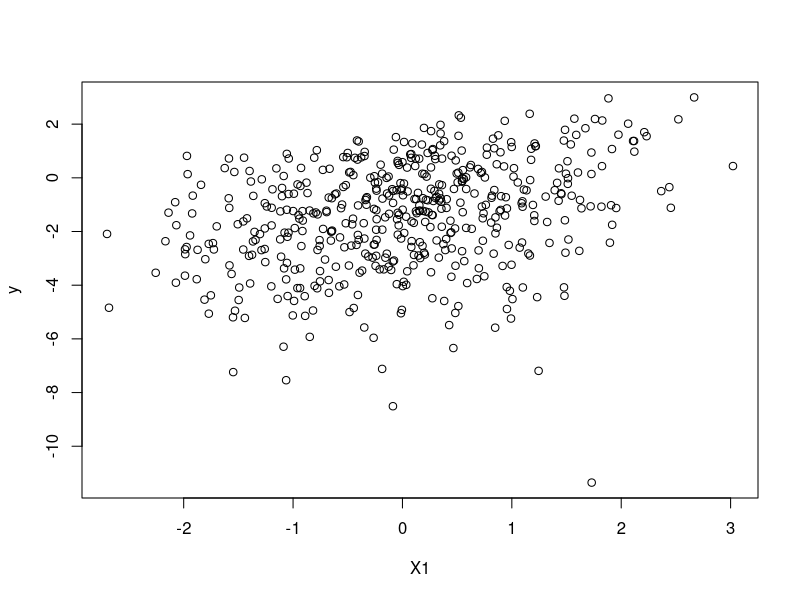
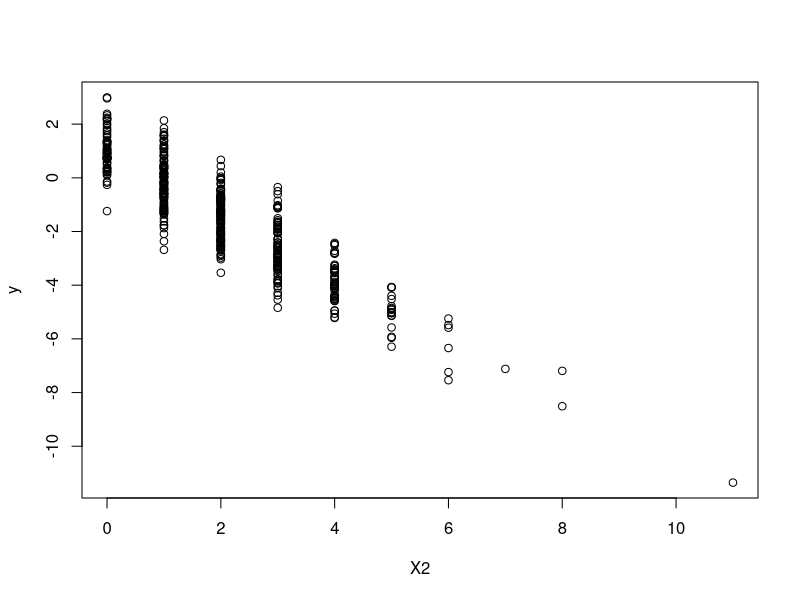

Recreate these plots in R, in order.
#' Nous allons montrer que la méthode des MCO fonctionne bien lorsque les hypothèses sont vérifiées
#' Pour ce faire, nous allons nous mettre dans un contexte théorique.
#' Nous n'allons pas utiliser des données réelles. Mais nous allons les simuler.
#' En simulant les données, nous avons la posibilité de définir nous-même la
#' valeur des coefficients beta et sigma.
#' Ensuite, nous allons utiliser les données générées et estimer le modèle avec la méthode des MCO.
#' L'objectif de comparer les valeurs estimées aux paramètres que nous avons définis

#' Génération des données
N  <- 500 # taille de l'échantillon
#' # Deux variables explicatives
set.seed(2021)
X1 <- rnorm(N, 0, 1)
X2 <- rpois(N, 2)

#' # coefficients
b0    <- 1
b1    <- 0.7
b2    <- -1.2
sigma <- 0.5

#' # y est ensuite généré comme y = b0 + b1 x X1 + b2 x X2 + rnorm(N, 0, sigma)
y     <- b0 + b1*X1 + b2*X2 + rnorm(N, 0, sigma)

#' # Des graphiques
plot(X1, y)
plot(X2, y)

#' # Nous allons constituer la base de données.
#' # La fonction data.frame permet d'assembler toutes les variables nécessaires dans une même base.

base  <- data.frame(y = y, X1 = X1, X2 = X2)

#' # Nous allons ensuite supprimer tous les objects et ne garder que base car, c'est elle qui nous
#' # intéresse
rm(list = ls()[ls() != "base"])

#' # Nous allons ensuite estimer le modèle par la méthode des MCO en utilisant la commande lm

model <- lm(y ~ X1 + X2, data = base)
summary(model)

#' # En augmentant la taille de l'échantillon, on peut remarque que les valeurs estimées
#' # s'approchent de plus en plus des vraies valeurs.
#' # Ceci est une illustration de la convergence en probabilité de l'estimateur des MCO

#' # A faire par vous-même : Construisez un code pour illustrer que l'estimateur des MCO
#' # sans biais.
#' Indication : Vous devez utiliser une boucle dans laquelle vous allez gérérer et estimer
#' le modèle par MCO. Vous devez aussi stocker la valeur estimée à chaque boucle.
#' La moyenne arithmétique de chaque estimateur le long de la bouble devrait être très proche
#' des vraies valeurs.
